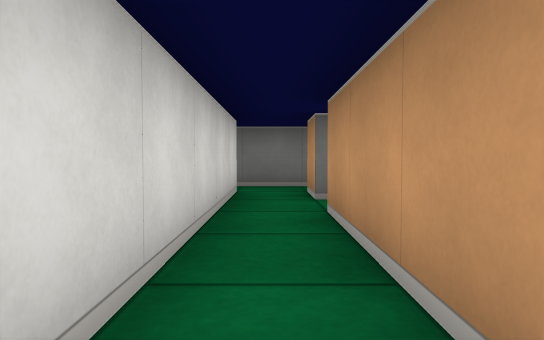
view 1 (above)

12 first-person views from a walk through a cub3D maze. The camera is about half as high as the walls, tilts 2° down and sees 70° across. The floor is counted in squares. Each view is taken from the middle of a square. On the plan, view 1 faces up. The plan holds only what a view shows up to about 9 squares ahead; the rest is blank.

view 2
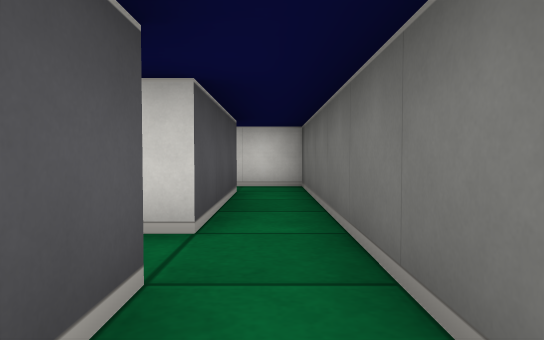

view 3
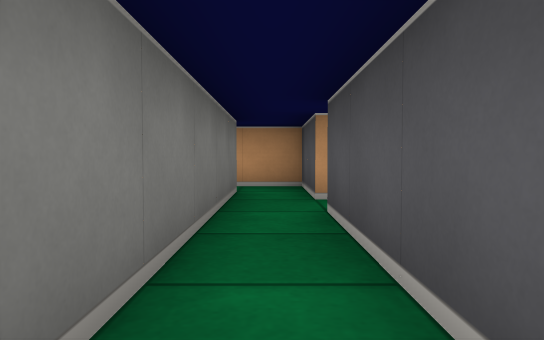

view 4
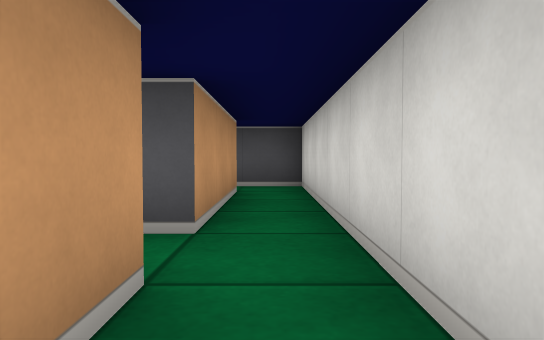

view 5
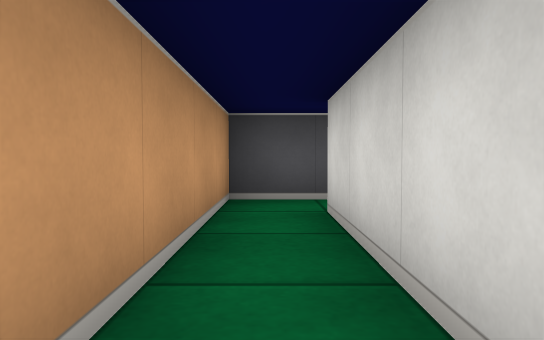

view 6
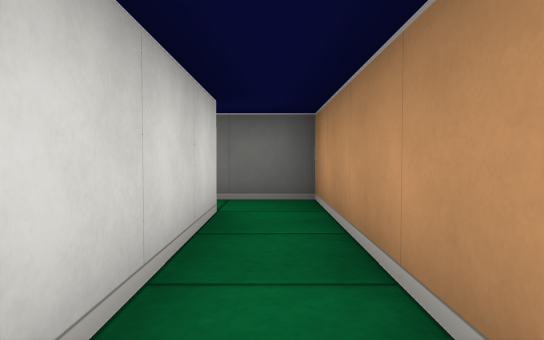

view 7
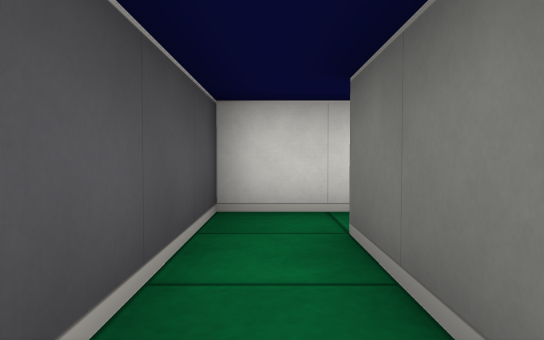

view 8
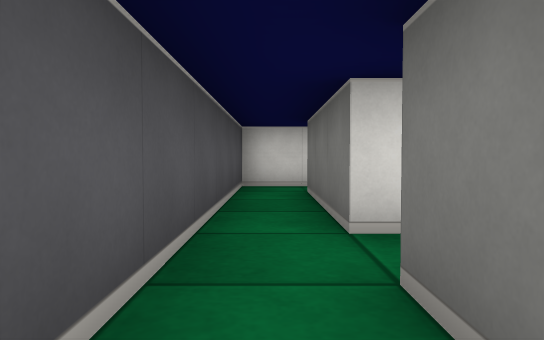

view 9
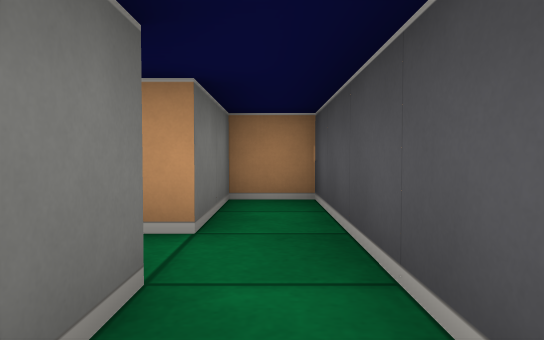

view 10
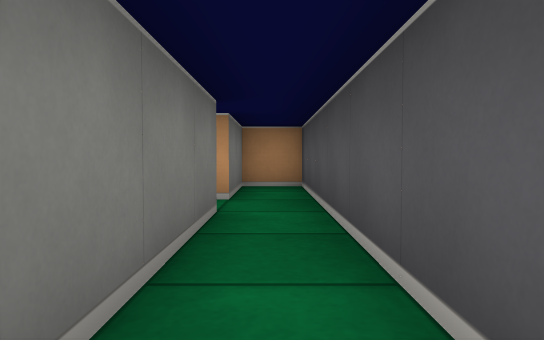

view 11
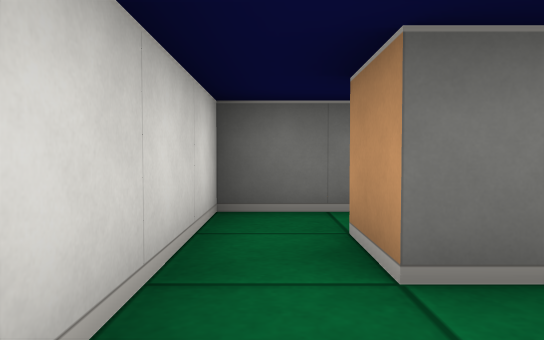

view 12
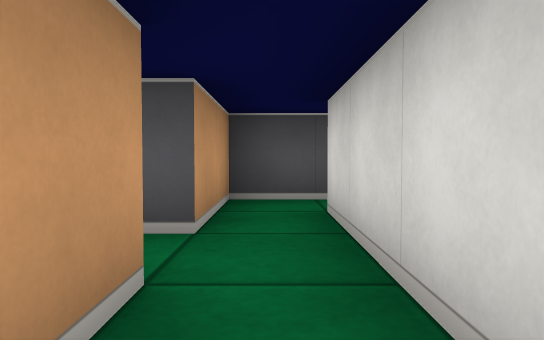

### Floor plan
Points are (right, up) in squares from view 1. A wall is a line through its corners. A room is listed if a view was taken in it or the views show most of it. See-through windows are left out.
Room 1 (views 1, 7, 8, 9, 10)
walls: (3.5, 0.5) (0.5, 0.5) (0.5, 3.5) (0.9, 3.5); (-0.5, 4.5) (-0.5, -0.5) (6.5, -0.5) (6.5, 0.5) (4.5, 0.5) (4.5, 0.9)
ways out: opening at (0, 5) to room 3; opening at (1, 4); opening at (4, 1)
Room 2 (views 2, 5, 6)
walls: (1.5, 9.5) (1.5, 6.5); (1.5, 5.5) (2.5, 5.5) (2.5, 10.5) (1.2, 10.5)
ways out: opening at (1, 6) to room 3; opening at (1, 10)
Room 3 (views 3, 4, 12)
walls: (0.5, 4.5) (0.5, 5.5) (1.5, 5.5); (-3.5, 5.5) (-0.5, 5.5) (-0.5, 4.5); (1.5, 6.5) (-4.5, 6.5) (-4.5, 5.5)
ways out: opening at (0, 5) to room 1; opening at (1, 6) to room 2; opening at (-4, 5) to room 5
Room 4 (view 11)
walls: (-4.5, 3.5) (-4.5, 2.5); (-4.8, 1.5) (-3.5, 1.5) (-3.5, 3.5)
ways out: opening at (-4, 3) to room 5; opening at (-5, 2)
Room 5 (no view inside)
walls: (-3.5, 3.5) (-3.1, 3.5); (-2.9, 4.5) (-3.5, 4.5) (-3.5, 5.5); (-4.5, 5.5) (-4.5, 3.5)
ways out: opening at (-4, 5) to room 3; opening at (-4, 3) to room 4; opening at (-3, 4)

Where each view was taken, in squares from view 1:
view 1: 0 up, 0 right, facing up
view 2: 6 up, 2 right, facing left
view 3: 6 up, 4 left, facing right
view 4: 6 up, 0 right, facing down
view 5: 10 up, 2 right, facing down
view 6: 6 up, 2 right, facing up
view 7: 0 up, 3 right, facing left
view 8: 0 up, 6 right, facing left
view 9: 0 up, 2 right, facing right
view 10: 0 up, 0 right, facing right
view 11: 3 up, 4 left, facing up
view 12: 6 up, 4 left, facing down
